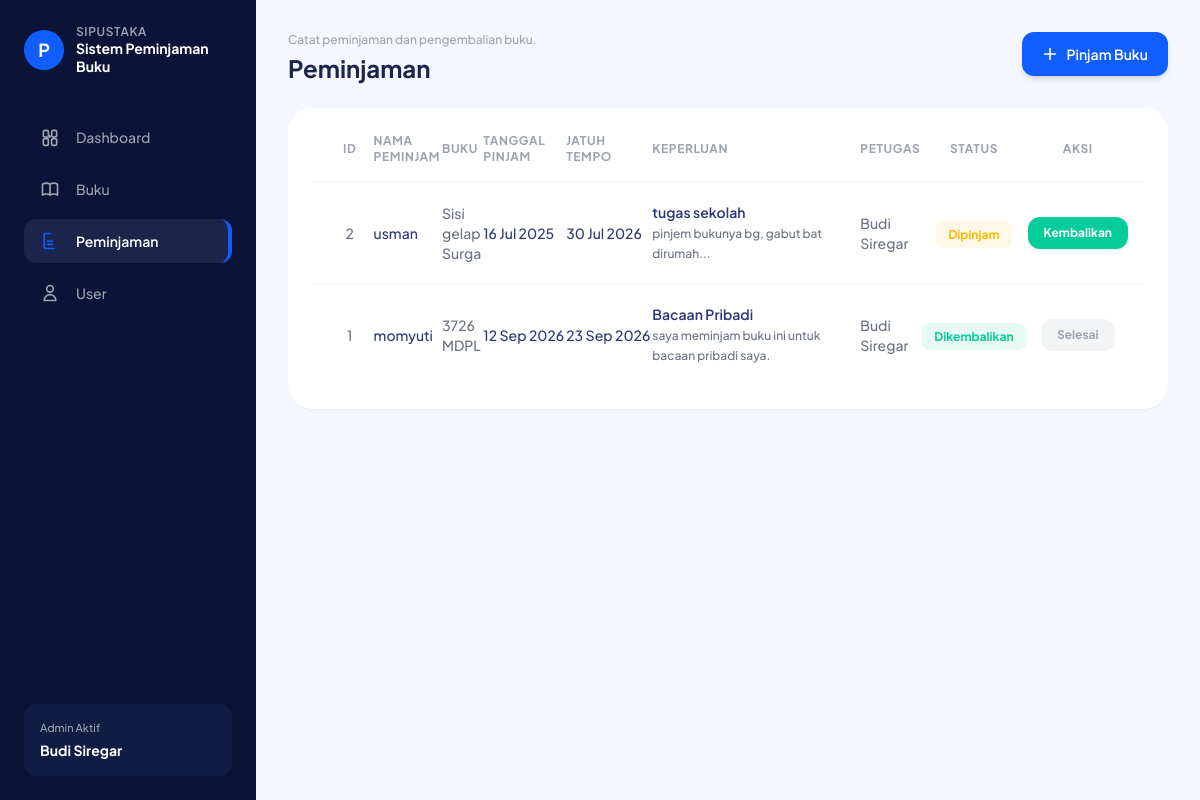
The app's page /peminjaman/ with its own data.
### perpus/models.py (models this page shows, shortened)
class Peminjaman(models.Model):
    STATUS_PINJAM = [
        ('Dipinjam', 'Dipinjam'),
        ('Dikembalikan', 'Dikembalikan'),
        ('Terlambat', 'Terlambat'),
    ]
    anggota = models.ForeignKey(Anggota, on_delete=models.CASCADE, related_name='peminjaman')
    buku = models.ForeignKey(Buku, on_delete=models.CASCADE, related_name='peminjaman')
    tanggal_pinjam = models.DateField()
    jatuh_tempo = models.DateField()
    keperluan = models.CharField(max_length=255, default='Bacaan pribadi')
    keterangan_keperluan = models.TextField(blank=True, null=True)
    petugas = models.CharField(max_length=100, default='Budi Siregar')
    status = models.CharField(max_length=15, choices=STATUS_PINJAM, default='Dipinjam')
    denda = models.IntegerField(default=0)

class Anggota(models.Model):
    STATUS_CHOICES = [
        ('Aktif', 'Aktif'),
        ('Tidak Aktif', 'Tidak Aktif'),
    ]
    nama = models.CharField(max_length=255)
    kelas = models.CharField(max_length=50)
    nis = models.CharField(max_length=20, unique=True)
    status = models.CharField(max_length=15, choices=STATUS_CHOICES, default='Aktif')

class Buku(models.Model):
    judul = models.CharField(max_length=255)
    pengarang = models.CharField(max_length=255)
    penerbit = models.CharField(max_length=255)
    tahun_terbit = models.IntegerField()
    kategori = models.CharField(max_length=100)
    stok = models.PositiveIntegerField(default=0)

### perpus/views.py (the view)
# urls.py: path('peminjaman/', views.peminjaman, name='peminjaman'),
def peminjaman(request):
    peminjaman_all = Peminjaman.objects.all().order_by('-id')
    return render(request, 'perpus/peminjaman.html', {'peminjaman_all': peminjaman_all})

### perpus/templates/perpus/peminjaman.html (shortened to what this page needs)
<!DOCTYPE html>
<html lang="id">
<head>
    <script src="https://cdn.tailwindcss.com"></script>
</head>
<body class="bg-[#F4F7FE] min-h-screen flex text-[#2B3674]">
    <aside class="w-64 bg-[#0B1437] text-white flex flex-col justify-between p-6 shrink-0">
        <div>
            <div class="flex items-center gap-3 mb-10">
                <div class="w-10 h-10 bg-[#115EFF] rounded-full flex items-center justify-center font-bold text-lg text-white">
                    P
                </div>
                <div>
                    <p class="text-xs text-gray-400 uppercase tracking-wider font-semibold">SIPUSTAKA</p>
                    <h1 class="text-sm font-bold leading-tight">Sistem Peminjaman<br>Buku</h1>
                </div>
            </div>
            <nav class="space-y-2">
                <a href="{% url 'dashboard' %}" class="flex items-center gap-4 px-4 py-3 text-gray-400 hover:text-white font-medium text-sm rounded-xl transition">
                    Dashboard
                </a>
                <a href="{% url 'daftar_buku' %}" class="flex items-center gap-4 px-4 py-3 text-gray-400 hover:text-white font-medium text-sm rounded-xl transition">
                    Buku
                </a>
                <a href="{% url 'peminjaman' %}" class="flex items-center gap-4 px-4 py-3 bg-[#1B254B] text-white font-semibold text-sm rounded-xl transition border-r-4 border-[#115EFF]">
                    <svg class="w-5 h-5 text-[#115EFF]" fill="none" stroke="currentColor" viewBox="0 0 24 24"><path stroke-linecap="round" stroke-linejoin="round" stroke-width="2" d="M9 12h6m-6 4h6m2 5H7a2 2 0 01-2-2V5a2 2 0 012-2h5.586a1 1.707.293l5.414 5.414a1 1 0 01.293.707V19a2 2 0 01-2 2z"/></svg>
                    Peminjaman
                </a>
                <a href="{% url 'daftar_user' %}" class="flex items-center gap-4 px-4 py-3 text-gray-400 hover:text-white font-medium text-sm rounded-xl transition">
                    <svg class="w-5 h-5" fill="none" stroke="currentColor" viewBox="0 0 24 24"><path stroke-linecap="round" stroke-linejoin="round" stroke-width="2" d="M16 7a4 4 0 11-8 0 4 4 0 018 0zM12 14a7 7 0 00-7 7h14a7 7 0 00-7-7z"/></svg>
                    User
                </a>
            </nav>
        </div>
        <div class="bg-[#111C44] p-4 rounded-xl">
            <p class="text-[11px] text-gray-400 font-medium mb-1">Admin Aktif</p>
            <p class="text-sm font-bold text-white">Budi Siregar</p>
        </div>
    </aside>
    <main class="flex-1 p-8 overflow-y-auto">
        <div class="flex justify-between items-start mb-6">
            <div>
                <p class="text-xs text-gray-400 font-medium">Catat peminjaman dan pengembalian buku.</p>
                <h2 class="text-2xl font-bold text-[#1B254B] mt-1">Peminjaman</h2>
            </div>
            <a href="{% url 'pinjam_buku' %}" class="flex items-center gap-2 bg-[#115EFF] text-white font-semibold text-sm px-5 py-3 rounded-xl hover:bg-blue-700 shadow-md transition">
                <svg class="w-4 h-4" fill="none" stroke="currentColor" viewBox="0 0 24 24"><path stroke-linecap="round" stroke-linejoin="round" stroke-width="2.5" d="M12 4v16m8-8H4"/></svg>
                Pinjam Buku
            </a>
        </div>
        <div class="bg-white rounded-3xl p-6 shadow-sm overflow-hidden">
            <div class="overflow-x-auto">
                <table class="w-full text-left border-collapse">
                    <thead>
                        <tr class="border-b border-gray-100 text-xs font-bold uppercase tracking-wider text-gray-400">
                            <th class="pb-4 pl-4 w-16 text-center">ID</th>
                            <th class="pb-4">Nama Peminjam</th>
                            <th class="pb-4">Buku</th>
                            <th class="pb-4">Tanggal Pinjam</th>
                            <th class="pb-4">Jatuh Tempo</th>
                            <th class="pb-4 w-1/4">Keperluan</th>
                            <th class="pb-4">Petugas</th>
                            <th class="pb-4 text-center">Status</th>
                            <th class="pb-4 pr-4 text-center">Aksi</th>
                        </tr>
                    </thead>
                    <tbody class="text-sm font-medium text-[#2B3674] divide-y divide-gray-50">
                        {% for item in peminjaman_all %}
                        <tr class="hover:bg-gray-50/50 transition">
                            <td class="py-5 pl-4 text-center text-gray-500">{{ item.id }}</td>
                            <td class="py-5">{{ item.anggota.nama }}</td>
                            <td class="py-5 text-gray-500">{{ item.buku.judul }}</td>
                            <td class="py-5 whitespace-nowrap">{{ item.tanggal_pinjam|date:"d M Y" }}</td>
                            <td class="py-5 whitespace-nowrap">{{ item.jatuh_tempo|date:"d M Y" }}</td>
                            <td class="py-5 text-xs text-gray-500 pr-4 leading-relaxed">
                                <span class="font-semibold block text-[#2B3674] text-sm mb-0.5">{{ item.keperluan }}</span>
                                {{ item.keterangan_keperluan|default_if_none:"" }}
                            </td>
                            <td class="py-5 text-gray-500">{{ item.petugas }}</td>
                            <td class="py-5 text-center">
                                {% if item.status == 'Dipinjam' %}
                                    <span class="bg-[#FFF8E6] text-[#FFB800] text-xs font-bold px-3 py-1.5 rounded-lg">Dipinjam</span>
                                {% else %}
                                    <span class="bg-[#E6F9F3] text-[#05CD99] text-xs font-bold px-3 py-1.5 rounded-lg">Dikembalikan</span>
                                {% endif %}
                            </td>
                            <td class="py-5 pr-4 text-center">
                                {% if item.status == 'Dipinjam' %}
                                <a href="{% url 'kembalikan_buku' item.id %}" class="inline-block bg-[#05CD99] hover:bg-green-600 text-white font-bold text-xs px-4 py-2 rounded-xl shadow-sm transition">
                                    Kembalikan
                                </a>
                                {% else %}
                                <button disabled class="bg-gray-100 text-gray-400 font-bold text-xs px-4 py-2 rounded-xl cursor-not-allowed">
                                    Selesai
                                </button>
                                {% endif %}
                            </td>
                        </tr>
                        {% empty %}
                        <tr>
                            <td colspan="9" class="py-10 text-center text-gray-400">Belum ada riwayat transaksi peminjaman.</td>
                        </tr>
                        {% endfor %}
                    </tbody>
                </table>
            </div>
        </div>
    </main>
</body>
</html>

### perpus/templates/perpus/peminjaman.html (style rules this page uses)
body { font-family: 'Plus Jakarta Sans', sans-serif; }

### records on screen
Peminjaman: id "2", anggota.nama "usman", buku.judul "Sisi gelap Surga", tanggal_pinjam "16 Jul 2025", jatuh_tempo "30 Jul 2026", keperluan "tugas sekolah", keterangan_keperluan "pinjem bukunya bg, gabut bat dirumah...", petugas "Budi Siregar", status "Dipinjam"
Peminjaman: id "1", anggota.nama "momyuti", buku.judul "3726 MDPL", tanggal_pinjam "12 Sep 2026", jatuh_tempo "23 Sep 2026", keperluan "Bacaan Pribadi", keterangan_keperluan "saya meminjam buku ini untuk bacaan pribadi saya.", petugas "Budi Siregar", status "Dikembalikan"
